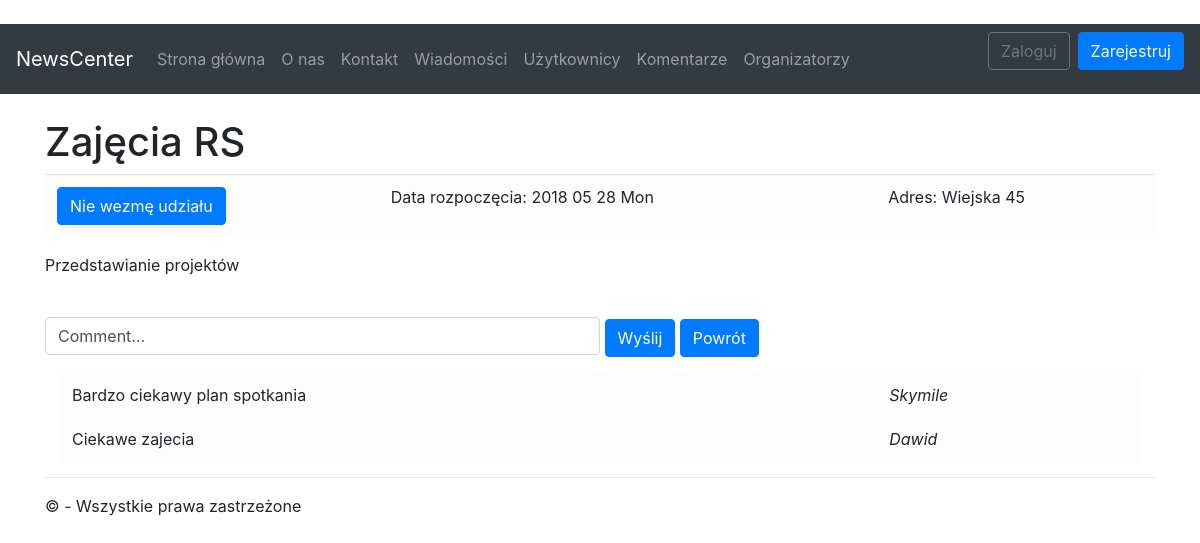
Page /declare/2 on the earlier database version.
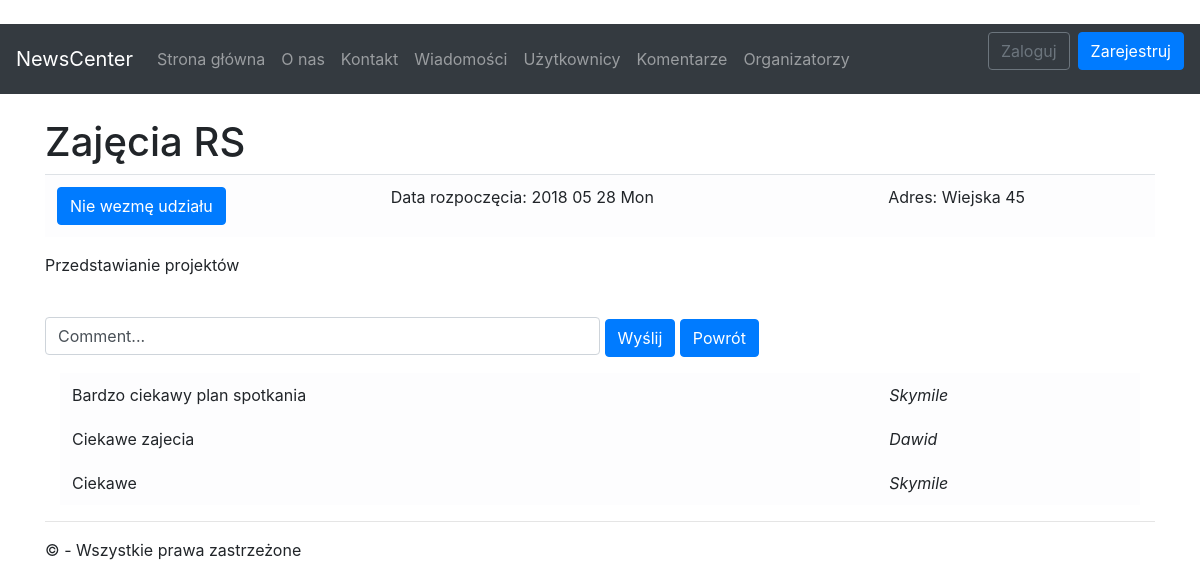
Same page on the later database version.
### app/models.py (models this page shows, shortened)
class Comment(models.Model):
	id_user = models.ForeignKey(User, on_delete=models.PROTECT)
	comment = models.CharField(max_length=128)

### app/views/article.py (the view, shortened to what this page needs)
# urls.py: path('declare/<int:pk>' , app.views.article.declare , name='declare' ),
def declare(request, pk):
	id_news = find_news(pk)
	if not request.user.is_authenticated:
		return render(request, 'app/news/details.html', {
			'new': id_news,
			'comments' : find_comments(pk),
			'declaration' : declaration_to_str(False),
			'interested' : interest_to_str(False)
		})

### app/support/utilities.py (called while the page is built)
def declaration_to_str(bool):
	return _('Wezmę udział') if bool else _('Nie wezmę udziału')

def interest_to_str(bool):
	return _('Zainteresowany') if bool else _('Niezainteresowany')

def find_comments(pk):
	return Comment.objects.filter(id__in=CommentNews.objects.filter(id_news=pk).values_list('id_comment', flat=True))

def find_news(pk):
	return News.objects.get(id=pk)

### app/templates/app/news/details.html (shortened to what this page needs)
{% extends "app/shared/layout.html" %}
{% block content %}
<br />
<h1> {{new.title}} </h1>
<div class="table-responsive-sm">
	<table class="table table-light">
	<tbody>
		<tr>
			<td scope="col">
				<button onclick="window.location='{% url 'declare' pk=new.id %}' " class="btn btn-primary">{{ declaration }}</button>
			</td>
			<td scope="col"> Data rozpoczęcia: {{ new.date|date:"Y m d D" }} </td>
			<td scope="col"> Adres: {{ new.address }} </td>
		</tr>
	</tbody>
	</table>
</div>
<div class="wrap">
	<p>
		{{ new.description }}
	</p>
</div>
<br>
<form method="post">
	<input id="comment" class="form-control hor_input" type="text" name="comment" value="Comment..." />
	<button type="submit" class="btn btn-primary">Wyślij</button>
	<button onclick="window.location='{% url 'news' %}'" class="btn btn-primary">Powrót</button>
</form>
<div class="container">
	<table class="table table-borderless table-light">
		<tbody>
			{% for c in	comments %}
			<tr>
				<td scope="col"> {{ c.comment }} </td>
				<td scope="col"> <i>{{ c.id_user }}</i> </td>
			</tr>
			{% endfor %}
		</tbody>
	</table>
</div>
{% endblock %}

Differences in the rows shown:
added Comment: comment "Ciekawe", id_user "Skymile"
